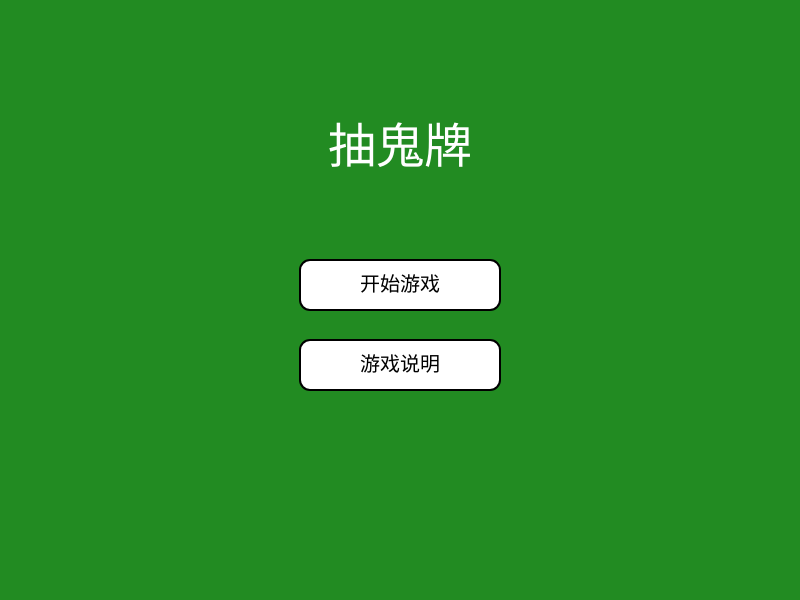
Frame 1 (no input)
Frame 60 (no input): identical to frame 1, image omitted
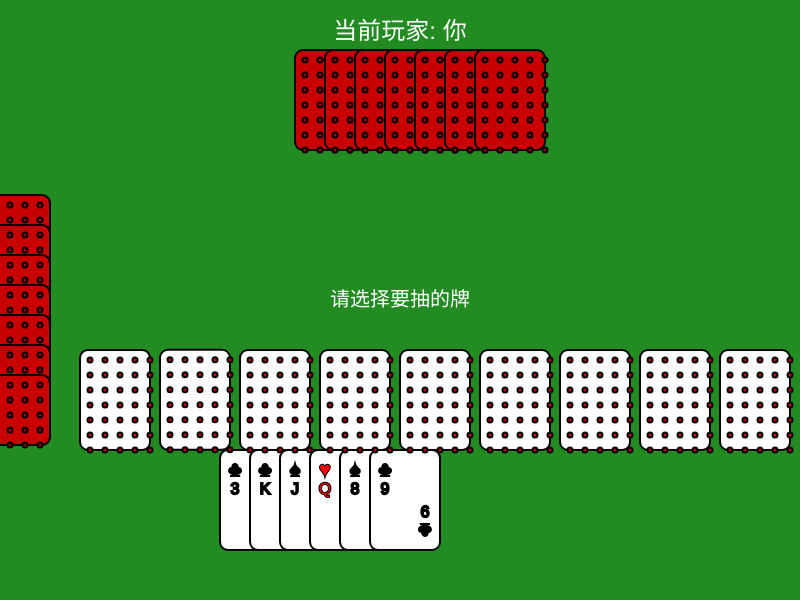
Frame 120 (the mouse pressed at the canvas centre since frame 60)

The p5.js sketch that drew these frames (run headless with seeded random() and noise() and a simulated clock; from frame 60 on, the mouse is pressed at the canvas centre):

// p5.js sketch
// ── sketch.js
let deck = [];
let players = [];
let currentPlayer = 0;
let gameState = 'title'; // title, init, playing, end
let gameMessage = '';

let animations = [];
let isAnimating = false;
let titleButtons = [];
let showingRules = false;

let gameRanking = []; // 存储玩家完成顺序

// 新增全局变量：用于人类抽牌时的“抽牌区”
let drawPool = []; // 数组中每个元素保存 { card, origX, origY, currentX, currentY, targetX, targetY, hoverOffset }
let drawPoolActive = false;

class Card {
  constructor(suit, number) {
    this.suit = suit;
    this.number = number;
    this.width = 70;
    this.height = 100;
  }
}

class Player {
  constructor(isHuman = false) {
    this.cards = [];
    this.isHuman = isHuman;
  }
  
  // 查找手牌中互不重叠的对子
  findAllPairs() {
    let pairs = [];
    let checked = new Set();
    for (let i = 0; i < this.cards.length; i++) {
      if (checked.has(i)) continue;
      for (let j = i + 1; j < this.cards.length; j++) {
        if (this.cards[i].number === this.cards[j].number) {
          pairs.push([i, j]);
          checked.add(i);
          checked.add(j);
          break;
        }
      }
    }
    return pairs;
  }
}

class CardAnimation {
  constructor(card, startX, startY, endX, endY, duration, onComplete) {
    this.card = card;
    this.startX = startX;
    this.startY = startY;
    this.endX = endX;
    this.endY = endY;
    this.duration = duration;
    this.startTime = millis();
    this.onComplete = onComplete;
    this.rotation = 0;
    this.scale = 1;
  }
  
  update() {
    let currentTime = millis();
    let elapsed = currentTime - this.startTime;
    let progress = min(elapsed / this.duration, 1);
    progress = this.easeInOutQuad(progress);
    this.currentX = lerp(this.startX, this.endX, progress);
    this.currentY = lerp(this.startY, this.endY, progress);
    this.rotation = sin(progress * PI * 2) * PI / 16;
    this.scale = 1 + sin(progress * PI) * 0.2;
    return progress >= 1;
  }
  
  easeInOutQuad(t) {
    return t < 0.5 ? 2 * t * t : -1 + (4 - 2 * t) * t;
  }
  
  display() {
    push();
    translate(this.currentX, this.currentY);
    rotate(this.rotation);
    scale(this.scale);
    displayCard(this.card, 0, 0, true);
    pop();
  }
}

class Button {
  constructor(x, y, width, height, text, onClick) {
    this.x = x;
    this.y = y;
    this.width = width;
    this.height = height;
    this.text = text;
    this.onClick = onClick;
    this.isHovered = false;
  }
  
  display() {
    push();
    fill(this.isHovered ? 200 : 255, this.isHovered ? 200 : 255, 255);
    stroke(0);
    strokeWeight(2);
    rect(this.x, this.y, this.width, this.height, 10);
    fill(0);
    noStroke();
    textSize(20);
    textAlign(CENTER, CENTER);
    text(this.text, this.x + this.width / 2, this.y + this.height / 2);
    pop();
  }
  
  checkHover(mx, my) {
    this.isHovered = mx > this.x && mx < this.x + this.width &&
                     my > this.y && my < this.y + this.height;
    return this.isHovered;
  }
  
  checkClick(mx, my) {
    if (this.checkHover(mx, my)) {
      this.onClick();
      return true;
    }
    return false;
  }
}

function setup() {
  createCanvas(800, 600);
  titleButtons = [
    new Button(width / 2 - 100, height / 2 - 40, 200, 50, '开始游戏', () => {
      gameState = 'init';
      initGame();
      startTurn();
    }),
    new Button(width / 2 - 100, height / 2 + 40, 200, 50, '游戏说明', () => {
      showingRules = !showingRules;
    })
  ];
}

function initGame() {
  // 创建52张牌 + 1张鬼牌（number 为 0，不参与配对）
  const suits = ['♠', '♥', '♦', '♣'];
  deck = [];
  for (let suit of suits) {
    for (let i = 1; i <= 13; i++) {
      deck.push(new Card(suit, i));
    }
  }
  deck.push(new Card('Joker', 0));
  
  // 洗牌
  for (let i = deck.length - 1; i > 0; i--) {
    const j = Math.floor(Math.random() * (i + 1));
    [deck[i], deck[j]] = [deck[j], deck[i]];
  }
  
  // 创建玩家：0 为人类（底部）、1 为左侧、2 为顶部、3 为右侧
  players = [
    new Player(true),
    new Player(),
    new Player(),
    new Player()
  ];
  
  // 发牌（轮流发牌）
  let cardIndex = 0;
  while (cardIndex < deck.length) {
    for (let p of players) {
      if (cardIndex < deck.length) {
        p.cards.push(deck[cardIndex]);
        cardIndex++;
      }
    }
  }
  
  // 发牌后自动移除各玩家的对子（鬼牌不配对）
  removeInitialPairs();
  checkGameEnd();
  gameState = 'playing';
}

function removeInitialPairs() {
  for (let p = 0; p < players.length; p++) {
    let pairs = players[p].findAllPairs();
    if (pairs.length > 0) {
      let indicesToRemove = [];
      for (let pair of pairs) {
        indicesToRemove.push(pair[0], pair[1]);
      }
      indicesToRemove.sort((a, b) => b - a);
      for (let idx of indicesToRemove) {
        players[p].cards.splice(idx, 1);
      }
    }
    if (players[p].cards.length === 0 && !gameRanking.includes(p)) {
      gameRanking.push(p);
    }
  }
}

function draw() {
  background(34, 139, 34);
  
  switch (gameState) {
    case 'title':
      drawTitleScreen();
      break;
    case 'init':
    case 'playing':
      // 更新并显示动画
      if (animations.length > 0) {
        isAnimating = true;
        let completed = [];
        for (let i = animations.length - 1; i >= 0; i--) {
          let anim = animations[i];
          if (anim.update()) {
            completed.push(i);
            if (anim.onComplete) anim.onComplete();
          } else {
            anim.display();
          }
        }
        for (let i of completed) {
          animations.splice(i, 1);
        }
        if (animations.length === 0) {
          isAnimating = false;
        }
      }
      
      // 显示游戏界面
      displayGame();
      displayMessage();
      
      // 如果人类抽牌区处于激活状态，则更新并绘制 drawPool 内的牌
      if (drawPoolActive) {
        let currentTime = millis();
        let duration = drawPool.animDuration || 1000;
        let progress = min((currentTime - drawPool.startTime) / duration, 1);
        for (let obj of drawPool) {
          obj.currentX = lerp(obj.origX, obj.targetX, progress);
          obj.currentY = lerp(obj.origY, obj.targetY, progress);
          // 如果鼠标悬停在牌上，则该牌向上浮动
          if (mouseX >= obj.currentX && mouseX <= obj.currentX + 70 &&
              mouseY >= obj.currentY && mouseY <= obj.currentY + 100) {
            obj.hoverOffset = lerp(obj.hoverOffset, -20, 0.2);
          } else {
            obj.hoverOffset = lerp(obj.hoverOffset, 0, 0.2);
          }
          // 绘制抽牌区内的牌（显示牌面）
          displayCard(obj.card, obj.currentX, obj.currentY + obj.hoverOffset, false);
        }
      }
      
      // 显示当前玩家提示
      textSize(24);
      fill(255);
      textAlign(CENTER, TOP);
      let cpText = (currentPlayer === 0 ? '你' : 'AI-' + currentPlayer);
      text('当前玩家: ' + cpText, width / 2, 20);
      break;
    case 'end':
      displayGame();
      displayMessage();
      push();
      fill(255);
      stroke(0);
      strokeWeight(2);
      rect(width / 2 - 100, height - 100, 200, 50, 10);
      fill(0);
      noStroke();
      textSize(20);
      textAlign(CENTER, CENTER);
      text('返回主菜单', width / 2, height - 75);
      pop();
      break;
  }
}

function displayGame() {
  // 显示人类玩家手牌（底部）
  if (players[0].isHuman) {
    let startX = width / 2 - (players[0].cards.length * 30);
    for (let i = 0; i < players[0].cards.length; i++) {
      displayCard(players[0].cards[i], startX + i * 30, height - 150, true);
    }
  }
  
  // 显示左侧 AI 玩家手牌
  let leftStartY = height / 2 - (players[1].cards.length * 15);
  for (let i = 0; i < players[1].cards.length; i++) {
    displayCardBack(50, leftStartY + i * 30, 90);
  }
  
  // 显示顶部 AI 玩家手牌
  let topStartX = width / 2 - (players[2].cards.length * 15);
  for (let i = 0; i < players[2].cards.length; i++) {
    displayCardBack(topStartX + i * 30, 50, 0);
  }
  
  // 若抽牌区未激活，则显示右侧玩家手牌（玩家 3）的牌
  if (!drawPoolActive) {
    let rightStartY = height / 2 - (players[3].cards.length * 15);
    for (let i = 0; i < players[3].cards.length; i++) {
      displayCardBack(width - 120, rightStartY + i * 30, -90);
    }
  }
}

function displayCard(card, x, y, isVisible = false) {
  push();
  translate(x, y);
  fill(255);
  stroke(0);
  strokeWeight(2);
  rect(0, 0, 70, 100, 8);
  
  if (isVisible) {
    if (card.suit === 'Joker') {
      fill(0);
      textSize(16);
      textAlign(CENTER, CENTER);
      text('JOKER', 35, 30);
      fill(255, 0, 0);
      ellipse(35, 60, 20, 20);
      fill(0);
      arc(35, 60, 15, 15, 0, PI);
    } else {
      fill(card.suit === '♥' || card.suit === '♦' ? 'red' : 'black');
      textSize(20);
      textAlign(CENTER, CENTER);
      text(card.suit, 15, 20);
      textSize(16);
      text(getCardNumberDisplay(card.number), 15, 40);
      push();
      translate(70, 100);
      rotate(PI);
      textSize(20);
      text(card.suit, 15, 20);
      textSize(16);
      text(getCardNumberDisplay(card.number), 15, 40);
      pop();
    }
  } else {
    fill(200, 0, 0);
    for (let i = 0; i < 5; i++) {
      for (let j = 0; j < 7; j++) {
        ellipse(10 + i * 15, 10 + j * 15, 5, 5);
      }
    }
  }
  pop();
}

function displayCardBack(x, y, rotation) {
  push();
  translate(x, y);
  rotate(rotation * PI / 180);
  fill(200, 0, 0);
  stroke(0);
  strokeWeight(2);
  rect(0, 0, 70, 100, 8);
  fill(150, 0, 0);
  for (let i = 0; i < 5; i++) {
    for (let j = 0; j < 7; j++) {
      ellipse(10 + i * 15, 10 + j * 15, 5, 5);
    }
  }
  pop();
}

function getCardNumberDisplay(number) {
  switch (number) {
    case 1: return 'A';
    case 11: return 'J';
    case 12: return 'Q';
    case 13: return 'K';
    default: return number.toString();
  }
}

function displayMessage() {
  textSize(20);
  fill(255);
  textAlign(CENTER, CENTER);
  let lines = gameMessage.split('\n');
  let y = height / 2 - (lines.length - 1) * 15;
  for (let line of lines) {
    text(line, width / 2, y);
    y += 30;
  }
  
  if (gameState === 'playing' && gameRanking.length > 0) {
    textSize(16);
    textAlign(LEFT, TOP);
    text('当前完成顺序：', 10, 10);
    for (let i = 0; i < gameRanking.length; i++) {
      let playerIndex = gameRanking[i];
      text((i + 1) + '. ' + (playerIndex === 0 ? '你' : 'AI-' + playerIndex), 10, 35 + i * 25);
    }
  }
}

function drawTitleScreen() {
  push();
  textSize(48);
  fill(255);
  textAlign(CENTER, CENTER);
  text('抽鬼牌', width / 2, height / 4);
  
  for (let btn of titleButtons) {
    btn.display();
  }
  
  if (showingRules) {
    drawRules();
  }
  pop();
}

function drawRules() {
  push();
  fill(255, 255, 255, 240);
  stroke(0);
  strokeWeight(2);
  rect(100, 100, width - 200, height - 200, 20);
  fill(0);
  noStroke();
  textSize(24);
  textAlign(CENTER, TOP);
  text('游戏规则说明', width / 2, 120);
  textSize(16);
  textAlign(LEFT, TOP);
  let rules = [
    '1. 游戏开始时，52张扑克牌和1张鬼牌平均发给4位玩家，发牌后自动移除手中的对子（鬼牌不配对）。',
    '2. 每回合玩家只能从上家（前一位玩家）抽牌。',
    '3. 轮到你时，上家的牌会移动到你上方，鼠标经过的牌会向上浮动，点击选择要抽的牌。',
    '4. 抽牌后若形成对子会自动移除，先清完牌者获胜，最后剩鬼牌者为输家。',
    '',
    '操作说明：',
    '- 人类玩家点击抽牌区中的牌进行抽牌。',
    '- AI 玩家自动从上家抽牌。',
    '',
    '目标：尽快清空手牌，避免最后留下鬼牌！'
  ];
  let y = 160;
  for (let rule of rules) {
    text(rule, 120, y);
    y += 25;
  }
  pop();
}

function mouseMoved() {
  if (gameState === 'title') {
    for (let btn of titleButtons) {
      btn.checkHover(mouseX, mouseY);
    }
  }
}

function mousePressed() {
  if (gameState === 'title') {
    for (let btn of titleButtons) {
      if (btn.checkClick(mouseX, mouseY)) return;
    }
  } else if (gameState === 'end') {
    if (mouseX >= width / 2 - 100 && mouseX <= width / 2 + 100 &&
        mouseY >= height - 100 && mouseY <= height - 50) {
      gameState = 'title';
      showingRules = false;
    }
  } else if (gameState === 'playing') {
    // 当轮到你（玩家 0）且抽牌区激活时，只允许点击抽牌区中的牌
    if (currentPlayer === 0 && players[0].isHuman && drawPoolActive) {
      for (let i = 0; i < drawPool.length; i++) {
        let obj = drawPool[i];
        if (mouseX >= obj.currentX && mouseX <= obj.currentX + 70 &&
            mouseY >= obj.currentY + obj.hoverOffset && mouseY <= obj.currentY + obj.hoverOffset + 100) {
          handleHumanDrawSelection(i);
          return;
        }
      }
    }
  }
}

// 当人类玩家点击抽牌区中的一张牌时调用
function handleHumanDrawSelection(selectedIndex) {
  drawPoolActive = false;
  let selectedObj = drawPool[selectedIndex];
  let humanPlayer = players[0];
  let destX = width / 2 - (humanPlayer.cards.length * 30);
  let destY = height - 150;
  animations.push(new CardAnimation(
    selectedObj.card,
    selectedObj.currentX,
    selectedObj.currentY + selectedObj.hoverOffset,
    destX,
    destY,
    1000,
    () => {
      humanPlayer.cards.push(selectedObj.card);
      setTimeout(() => {
        autoRemovePairsForPlayer(0, () => {
          returnRemainingDrawPool();
        });
      }, 500);
    }
  ));
  drawPool.splice(selectedIndex, 1);
}

// 将抽牌区中剩余的牌动画返回到上家的手牌区
function returnRemainingDrawPool() {
  // 对于人类玩家，上家为玩家 3
  let prevIndex = 0 === 0 ? 3 : 0 - 1;
  let remainingCount = drawPool.length;
  let rightStartY = height / 2 - (remainingCount * 15);
  for (let i = 0; i < remainingCount; i++) {
    let destX = width - 120;
    let destY = rightStartY + i * 30;
    let obj = drawPool[i];
    animations.push(new CardAnimation(
      obj.card,
      obj.currentX,
      obj.currentY + obj.hoverOffset,
      destX,
      destY,
      1000,
      () => {
        players[prevIndex].cards.push(obj.card);
      }
    ));
  }
  drawPool = [];
  setTimeout(() => {
    currentPlayer = (currentPlayer + 1) % 4;
    startTurn();
  }, 1500);
}

// AI 玩家抽牌：改为只从自己的上家抽牌
function drawCardAsAI(aiIndex) {
  let prevIndex = aiIndex === 0 ? 3 : aiIndex - 1;
  let targetPlayer = players[prevIndex];
  if (targetPlayer.cards.length > 0 && !isAnimating) {
    let randomIndex = Math.floor(Math.random() * targetPlayer.cards.length);
    let drawnCard = targetPlayer.cards[randomIndex];
    let startX, startY, endX, endY;
    // 根据上家位置确定起始坐标
    if (prevIndex === 0) { // 人类玩家（底部）
      startX = width / 2;
      startY = height - 150;
    } else if (prevIndex === 1) { // 左侧玩家
      startX = 50;
      startY = height / 2;
    } else if (prevIndex === 2) { // 顶部玩家
      startX = width / 2;
      startY = 50;
    } else if (prevIndex === 3) { // 右侧玩家
      startX = width - 120;
      let count = targetPlayer.cards.length;
      let rightStartY = height / 2 - (count * 15);
      startY = rightStartY + randomIndex * 30;
    }
    // 目的地：根据 AI 所处位置确定
    if (aiIndex === 0) {
      endX = width / 2 - (players[0].cards.length * 30);
      endY = height - 150;
    } else if (aiIndex === 1) {
      endX = 50;
      endY = height / 2;
    } else if (aiIndex === 2) {
      endX = width / 2;
      endY = 50;
    } else if (aiIndex === 3) {
      endX = width - 120;
      endY = height / 2;
    }
    animations.push(new CardAnimation(
      drawnCard,
      startX,
      startY,
      endX,
      endY,
      1000,
      () => {
        targetPlayer.cards.splice(randomIndex, 1);
        players[aiIndex].cards.push(drawnCard);
        gameMessage = 'AI-' + aiIndex + ' 从玩家-' + prevIndex + ' 抽了一张牌';
        setTimeout(() => {
          autoRemovePairsForPlayer(aiIndex, () => {
            currentPlayer = (currentPlayer + 1) % 4;
            startTurn();
          });
        }, 500);
      }
    ));
  }
}

function autoRemovePairsForPlayer(playerIndex, callback) {
  let pairs = players[playerIndex].findAllPairs();
  if (pairs.length > 0 && !isAnimating) {
    let pair = pairs[0];
    let cardNum = players[playerIndex].cards[pair[0]].number;
    let startX1, startX2, startY;
    if (playerIndex === 0) {
      startX1 = width / 2 - (players[0].cards.length * 30) + pair[0] * 30;
      startX2 = width / 2 - (players[0].cards.length * 30) + pair[1] * 30;
      startY = height - 150;
    } else if (playerIndex === 1) {
      startX1 = 50;
      startX2 = 50;
      startY = height / 2 - (players[1].cards.length * 15) + pair[0] * 30;
    } else if (playerIndex === 2) {
      startX1 = width / 2 - (players[2].cards.length * 15) + pair[0] * 30;
      startX2 = width / 2 - (players[2].cards.length * 15) + pair[1] * 30;
      startY = 50;
    } else if (playerIndex === 3) {
      startX1 = width - 120;
      startX2 = width - 120;
      startY = height / 2 - (players[3].cards.length * 15) + pair[0] * 30;
    }
    animations.push(new CardAnimation(
      players[playerIndex].cards[pair[0]],
      startX1,
      startY,
      width / 2 - 40,
      height / 2,
      800,
      null
    ));
    animations.push(new CardAnimation(
      players[playerIndex].cards[pair[1]],
      startX2,
      startY,
      width / 2 + 40,
      height / 2,
      800,
      () => {
        let first = Math.max(pair[0], pair[1]);
        let second = Math.min(pair[0], pair[1]);
        players[playerIndex].cards.splice(first, 1);
        players[playerIndex].cards.splice(second, 1);
        gameMessage = (playerIndex === 0 ? '你' : 'AI-' + playerIndex) + ' 自动移除了一对 ' + getCardNumberDisplay(cardNum);
        setTimeout(() => {
          autoRemovePairsForPlayer(playerIndex, callback);
        }, 900);
      }
    ));
  } else {
    if (callback) callback();
  }
}

function startTurn() {
  // 如果当前玩家手牌已清空，则直接进入下一位
  if (players[currentPlayer].cards.length === 0) {
    checkGameEnd();
    if (gameState !== 'end') {
      currentPlayer = (currentPlayer + 1) % 4;
      startTurn();
    }
    return;
  }
  
  if (currentPlayer === 0) {
    // 人类玩家回合：设置抽牌区，目标为上家（玩家 3）的牌
    let prevIndex = 0 === 0 ? 3 : 0 - 1;
    let prevPlayer = players[prevIndex];
    drawPool = [];
    let m = prevPlayer.cards.length;
    if (m === 0) {
      // 如果上家没有牌，则直接跳过
      currentPlayer = (currentPlayer + 1) % 4;
      startTurn();
      return;
    }
    let spacing = 80;
    let startX_pool = width / 2 - ((m - 1) * spacing) / 2;
    let targetY = height - 250; // 抽牌区的 Y 坐标
    // 根据右侧玩家（玩家 3）的显示逻辑计算原始位置
    let rightStartY = height / 2 - (m * 15);
    for (let i = 0; i < m; i++) {
      let card = prevPlayer.cards[i];
      let origX = width - 120;
      let origY = rightStartY + i * 30;
      let targetX = startX_pool + i * spacing;
      drawPool.push({
        card: card,
        origX: origX,
        origY: origY,
        currentX: origX,
        currentY: origY,
        targetX: targetX,
        targetY: targetY,
        hoverOffset: 0
      });
    }
    // 将上家的牌临时移入抽牌区
    prevPlayer.cards = [];
    drawPool.startTime = millis();
    drawPool.animDuration = 1000;
    drawPoolActive = true;
    gameMessage = '请选择要抽的牌';
  } else {
    // AI 回合：自动从上家抽牌
    gameMessage = 'AI-' + currentPlayer + ' 正在思考……';
    setTimeout(() => {
      drawCardAsAI(currentPlayer);
    }, 1000);
  }
}

function checkGameEnd() {
  for (let i = 0; i < players.length; i++) {
    if (players[i].cards.length === 0 && !gameRanking.includes(i)) {
      gameRanking.push(i);
    }
  }
  
  let activePlayers = players.filter(p => p.cards.length > 0);
  if (activePlayers.length === 1) {
    let lastPlayer = activePlayers[0];
    let lastPlayerIndex = players.indexOf(lastPlayer);
    if (!gameRanking.includes(lastPlayerIndex)) {
      gameRanking.push(lastPlayerIndex);
    }
    gameState = 'end';
    if (lastPlayer.isHuman) {
      gameMessage = '游戏结束！\n你是最后一名……\n点击“返回主菜单”重新开始';
    } else {
      let playerRank = gameRanking.indexOf(0) + 1;
      if (playerRank === 1) {
        gameMessage = '恭喜你获得胜利！\n你是第一名！\n点击“返回主菜单”重新开始';
      } else {
        gameMessage = '游戏结束！\n你获得第' + playerRank + '名\nAI-' + lastPlayerIndex + ' 是最后一名\n点击“返回主菜单”重新开始';
      }
    }
  } else if (gameRanking.includes(0)) {
    let playerRank = gameRanking.indexOf(0) + 1;
    gameMessage = '你已完成游戏！\n当前排名第' + playerRank + '名\n等待其他玩家……';
  }
}
